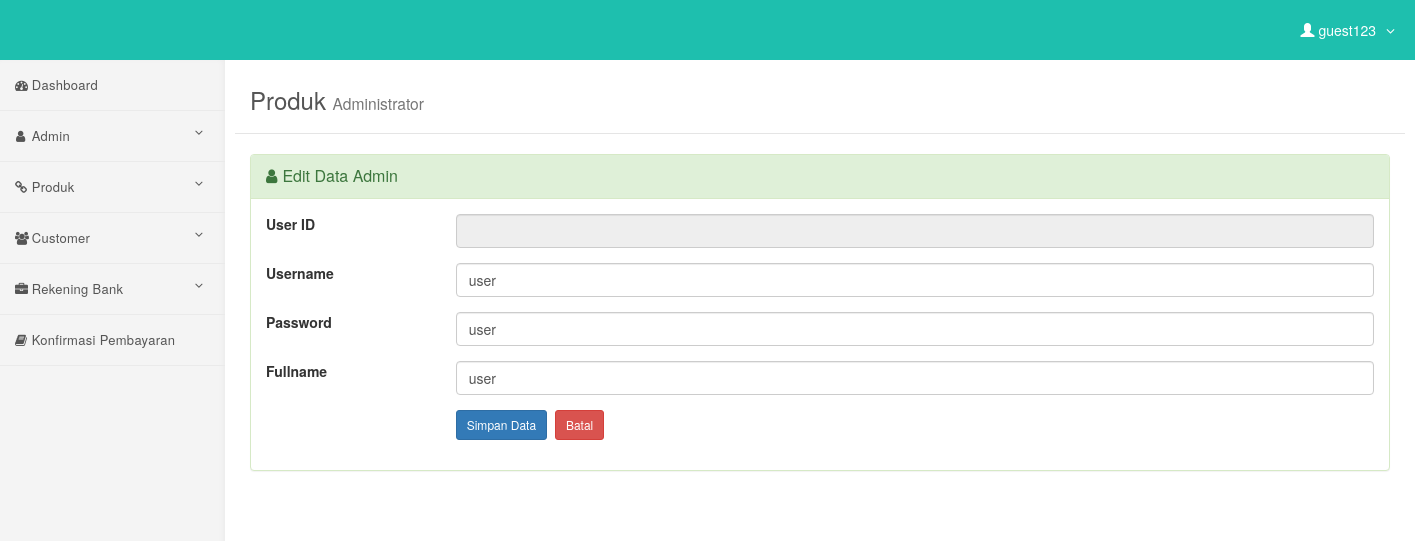
The app's page /admin/edit-admin.php (signed in) with its own data.
### tables this page shows
CREATE TABLE `user` (
  `user_id` varchar(10) NOT NULL,
  `username` varchar(30) NOT NULL,
  `password` varchar(30) NOT NULL,
  `fullname` varchar(30) NOT NULL,
  `gambar` varchar(40) NOT NULL
);

### admin/edit-admin.php (the view)
<?php include('header.php'); ?>
    <div id="page-wrapper">
        <div class="content-header">
            <div class="container">
                <h3>Produk <small>Administrator</small></h3>
            </div>
        </div>
        <div class="container-fluid">
            <div class="row">
                <?php
                    $query = mysqli_query($koneksi, "SELECT * FROM user WHERE user_id='$_GET[kd]'");
                    $data  = mysqli_fetch_array($query);
                ?>
                <div class="col-md-12">
                    <div class="panel panel-success">
                        <div class="panel-heading">
                            <div class="panel-title"><i class="fa fa-user"></i>Edit Data Admin </div>
                        </div>
                        <div class="panel-body">
                            <div class="form-panel">
                              <form class="form-horizontal style-form" action="update-admin.php" method="post" name="form1" id="form1">
                                  <div class="form-group">
                                      <label class="col-sm-2 col-sm-2 ">User ID</label>
                                      <div class="col-sm-10">
                                          <input name="user_id" type="text" id="user_id" class="form-control" value="<?php echo $data['user_id'];?>" readonly="readonly" autofocus="on" />
                                      </div>
                                  </div>
                                  <div class="form-group">
                                      <label class="col-sm-2 col-sm-2">Username</label>
                                      <div class="col-sm-10">
                                          <input name="username" type="text" id="username" class="form-control" value="<?php echo $data['username'];?>" required />
                                      </div>
                                  </div>
                                  <div class="form-group">
                                      <label class="col-sm-2 col-sm-2">Password</label>
                                      <div class="col-sm-10">
                                          <input name="password" type="text" id="password" class="form-control" value="<?php echo $data['password'];?>" required />
                                      </div>
                                  </div>
                                  <div class="form-group">
                                      <label class="col-sm-2 col-sm-2">Fullname</label>
                                      <div class="col-sm-10">
                                          <input name="fullname" class="form-control" id="fullname" type="text" value="<?php echo $data['fullname'];?>" required />
                                      </div>
                                  </div>
                                  <div class="form-group">
                                      <label class="col-sm-2 col-sm-2"></label>
                                      <div class="col-sm-10">
                                          <input type="submit" value="Simpan Data"  class="btn btn-sm btn-primary"/>&nbsp;
                                          <a href="admin.php" class="btn btn-sm btn-danger">Batal </a>
                                      </div>
                                  </div>
                              </form>
                          </div>
                        </div>
                    </div>
                </div>
            </div>
        </div>
    </div>
<?php include('footer.php'); ?>

### admin/header.php (style rules this page uses)
body { overflow-x: hidden; }
.fa { padding-right: 5px; }
.content-header { background: #fff; border-bottom: 1px solid rgba(0, 0, 0, 0.1); padding: 15px 0; margin-bottom: 20px; }
.content-header h3 { margin: 0px; color: #555; font-weight: 400; margin-bottom: 5px !important; }
@media (min-width:768px) { body { margin-top: 50px; } }
#page-wrapper { width: 100%; padding: 0; background-color: #fff; }
@media (min-width:768px) { #page-wrapper { padding: 22px 10px; } }

### records on screen
user: username "user", password "user", fullname "user"

### other values on screen
$_SESSION['fullname'] "guest123"
